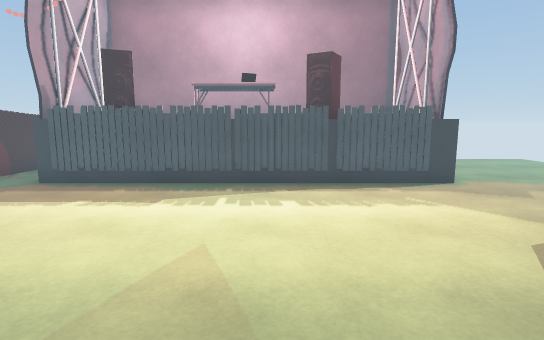
[1] (above)

17 first-person views from a walk through a scene from a Unity 3-D project. The camera is 1.3 m above the floor, tilts 8° down and sees 80° across. The floor is counted in squares, 1 m on a side. Each view is taken from the middle of a square. On the plan, view 1 faces up. The plan holds only what a view shows up to about 14 squares ahead; the rest is blank. The place goes on beyond the plan.

[2]
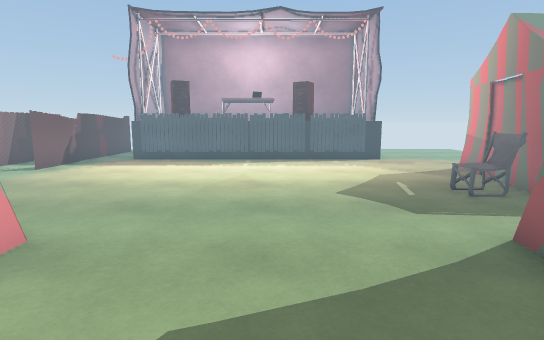

[3]
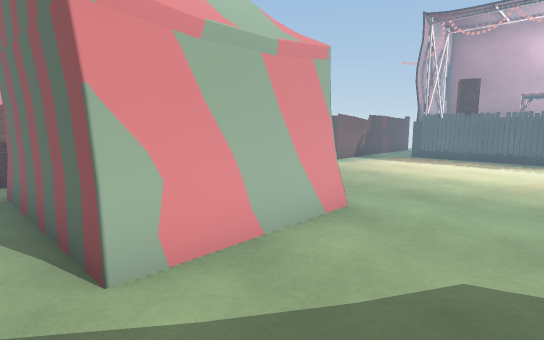

[4]
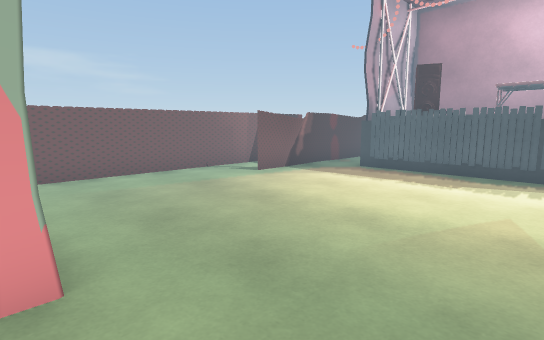

[5]
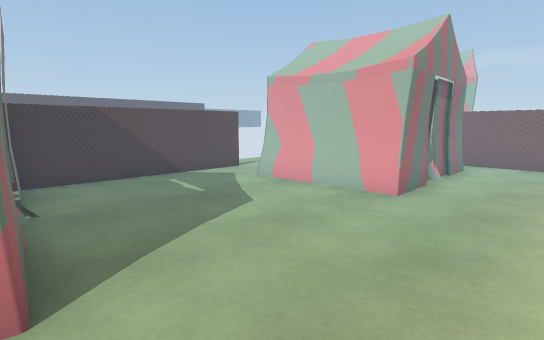

[6]
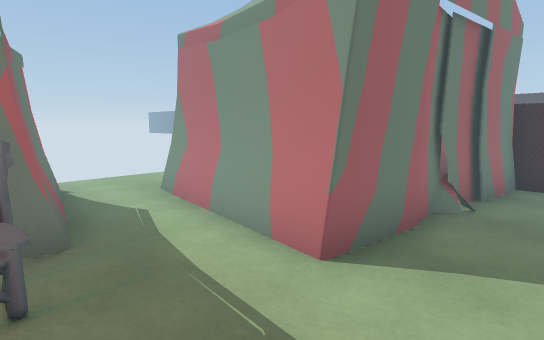

[7]
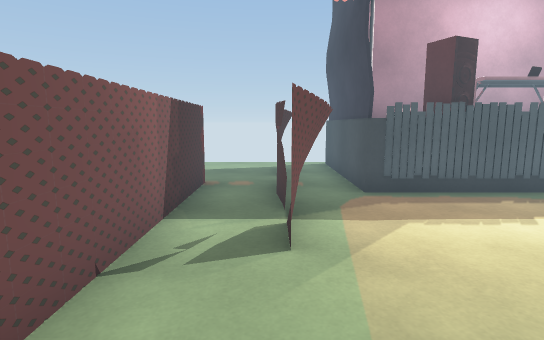

[8]
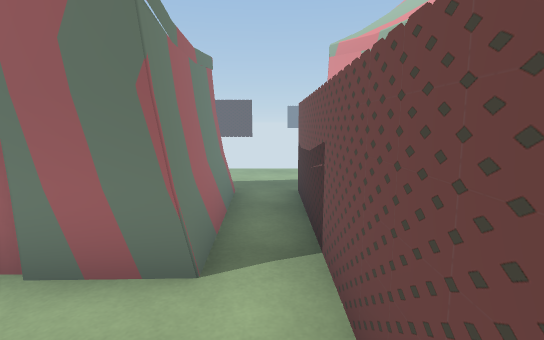

[9]
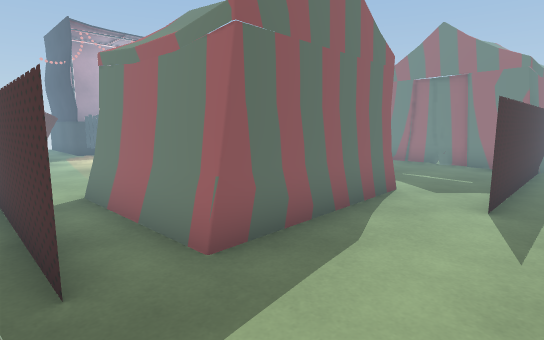

[10]
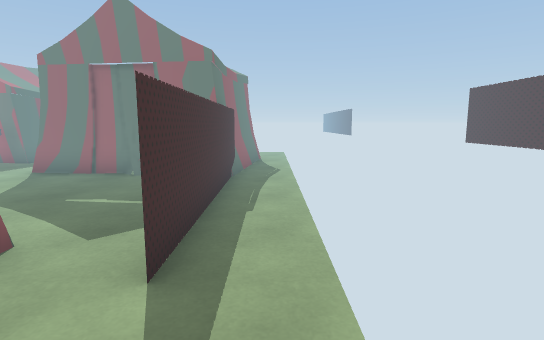

[11]
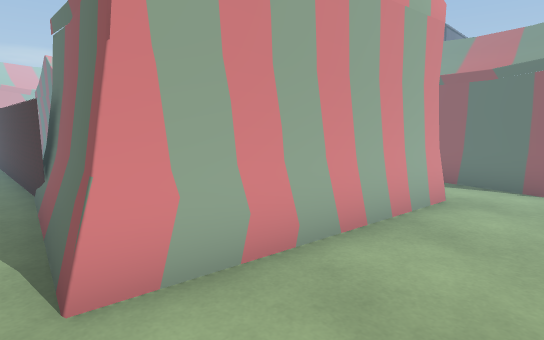

[12]
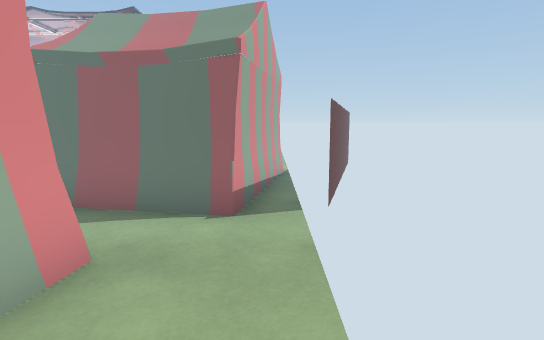

[13]
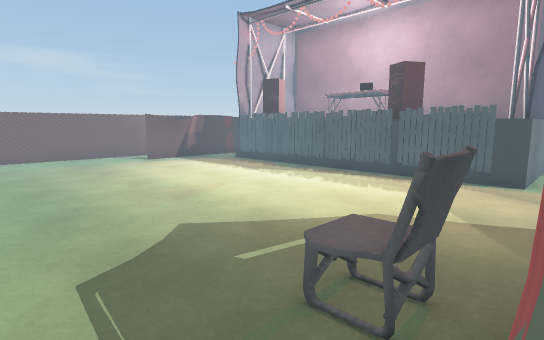

[14]
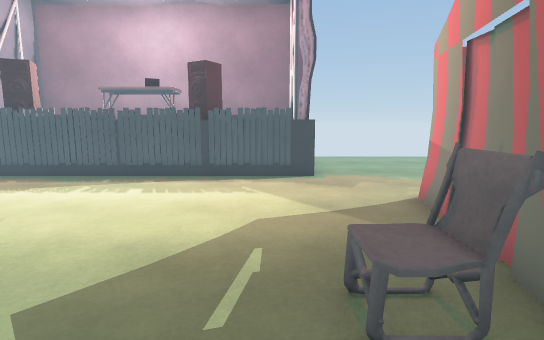

[15]
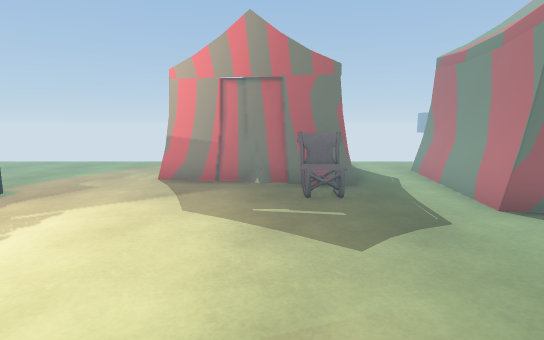

[16]
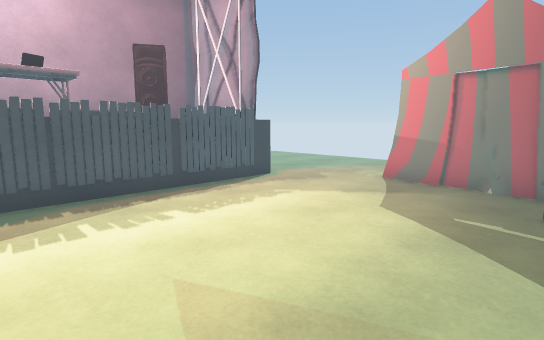

[17]
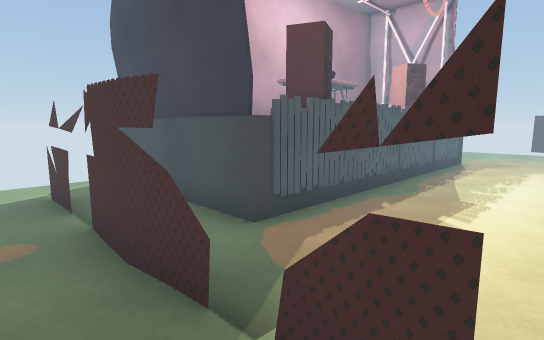

### Floor plan
Key: @ floor where view 1 was taken; # wall or solid block; . floor; ^ raised ledge; S speaker; C chair; E tent; O other object.
Columns run from 12 left of view 1 to 10 right of it. Each row starts with its distance up from view 1.
 12    ....^         .....
 11    ....#^^^^^^^^ .....
 10    ..O.#        #.....
  9    ..O.#        #.....
  8    #.O.#^    S^ #.....
  7    #.O.#OSOOO#OO#.....
  6    #.O................
  5    #.OO............. .
  4    #.O............#  E
  3    #..............#  #
  2    #.............##
  1    #............C#  ###
  0    #........@....EEE#.#
 -1    #..................
 -2  E #.####E.....#EEEE..
 -3 EE #.E   E.....#   #..
 -4  EE#.E   E.....#   #..
 -5  EEE.#####....E#   #..
 -6  EEE..........##  ##..
 -7  EE......OOOOOEEE##..
 -8    ...................

Where each view was taken, in squares from view 1:
view 1: 0 up, 0 right, facing up
view 2: 5 down, 0 right, facing up
view 3: 6 down, 0 right, facing up-left
view 4: 2 down, 0 right, facing up-left
view 5: 1 up, 3 right, facing down-left
view 6: 1 up, 1 right, facing down-right
view 7: 1 up, 7 left, facing up
view 8: 1 up, 8 left, facing down
view 9: 8 down, 9 left, facing up-right
view 10: 8 down, 6 left, facing right
view 11: 8 down, 9 right, facing up-left
view 12: 5 down, 9 right, facing up
view 13: 1 down, 5 right, facing up-left
view 14: 1 down, 3 right, facing up
view 15: 2 up, 2 left, facing right
view 16: 1 up, 2 left, facing up-right
view 17: 4 up, 8 left, facing up-right
